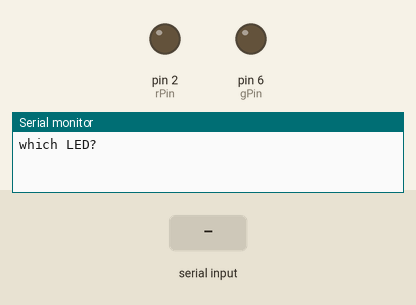
A sketch run on a simulated Arduino Uno, built with avr-gcc and run on an emulated ATmega328P. Shown: output pins drawn as LEDs (lit = HIGH), the last lines printed to the serial monitor. The test bench sets the inputs (shaded band).

Above: at 1.2 s.
1.3 s: "red" received over Serial
At 3.0 s:
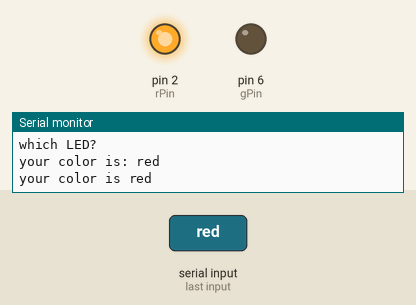
4.3 s: "green" received over Serial
6.8 s: "1" received over Serial
Timing chart, 0 to 9.8 s (numbered marks = the images above; inputs shaded):
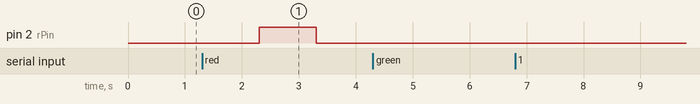

Measured:
- after the input at 1.3 s, pin 2 (rPin): LOW → HIGH after 1.0 s, → LOW 1.0 s later

The sketch:

BareMinimum.ino
```cpp
String color;
int rPin=2;
int gPin=6;

void setup() {
pinMode(rPin, OUTPUT);
pinMode(gPin, OUTPUT);
Serial.begin(9600);
}

void loop() {
Serial.println("which LED?");
while(Serial.available()==0){

}
color=Serial.readString();
Serial.print("your color is: ");
Serial.println(color);
if (color=="red"){
  digitalWrite(2, HIGH);
  Serial.println("your color is red");
}
if (color=="green"){
 // digitalWrite(gPin,HIGH);
  Serial.println("your color is green");
}
delay(1000);
digitalWrite(rPin, LOW);
digitalWrite(gPin, LOW);
}
```
